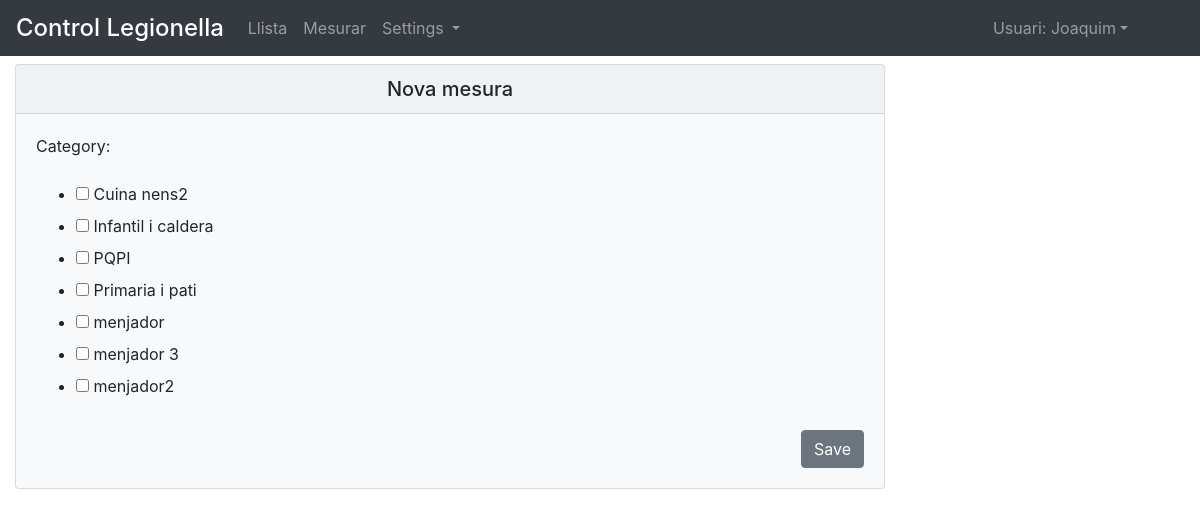
The page /select_area/ (signed in) on the database as committed earlier.
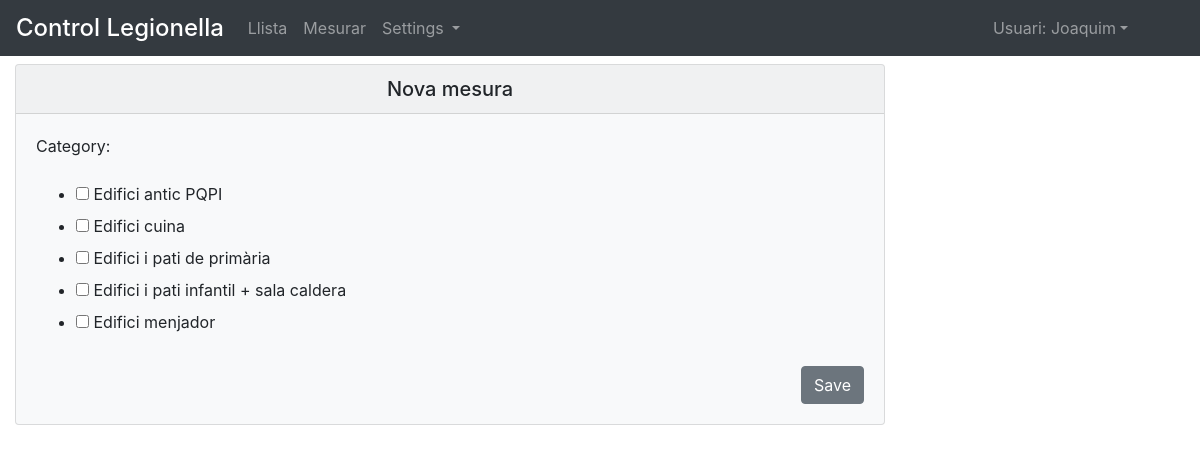
The same page on the database as committed later.
### control/models.py (models this page shows)
class Area(models.Model):
	area				= models.CharField(max_length=50, null=False, unique=True, error_messages={'unique':"Ja existeix!"})
	weight 				= models.IntegerField(null=True, unique=False)
	class Meta:
		verbose_name 		= 'Area'
		verbose_name_plural = 'Areas'
		ordering 			= ['weight','id']
	def __str__(self): return str(self.area)

### control/views.py (the view)
# urls.py: url(r'^select_area/$', select_area_view, name='select_area'),
@login_required()
def select_area_view(request):
	form 		= Select_area_form()
	context = {
				'form':form
	}
	return render (request, 'control/select_area.html', context)

### control/forms.py
class Select_area_form(forms.ModelForm):
	c=Area.objects.all().order_by("area")
	area = forms.ModelMultipleChoiceField(
				queryset= c,
				required=False,
				label="Category",
				widget=forms.CheckboxSelectMultiple(attrs={
				})
	)
	class Meta:
		model 	= Area
		fields	= [
			'area'
		]

### templates/control/select_area.html (shortened to what this page needs)
{% extends "control/base.html" %}
{% block content %}
<div class="row mt-2">
	<div class="col col-12 col-lg-9">
		<div class="card bg-light mb-3">
		<h5 class="card-header text-center">Nova mesura</a></h5>
			<div class="card-body">
			<form method='GET' action="{% url 'select_point' %}" >
			{{ form.as_p }}
			<button type="submit" class="btn btn-secondary float-right mt-2">Save</button>
			</form>
			</div>
		</div>
	</div>
</div>
{% endblock %}

Rows that differ between the two databases and show on the page:
removed Area: area "☐ ☐ ☐ ☐ ☐ ☐ ☐"
added Area: area "☐ ☐ ☐ ☐ ☐"
Other text that changed with them:
text no longer shown: "Category: Cuina nens2 Infantil i caldera PQPI Primaria i pati menjador menjador 3 menjador2"
text now shown: "Category: Edifici antic PQPI Edifici cuina Edifici i pati de primària Edifici i pati infantil + sala caldera Edifici menjador"
